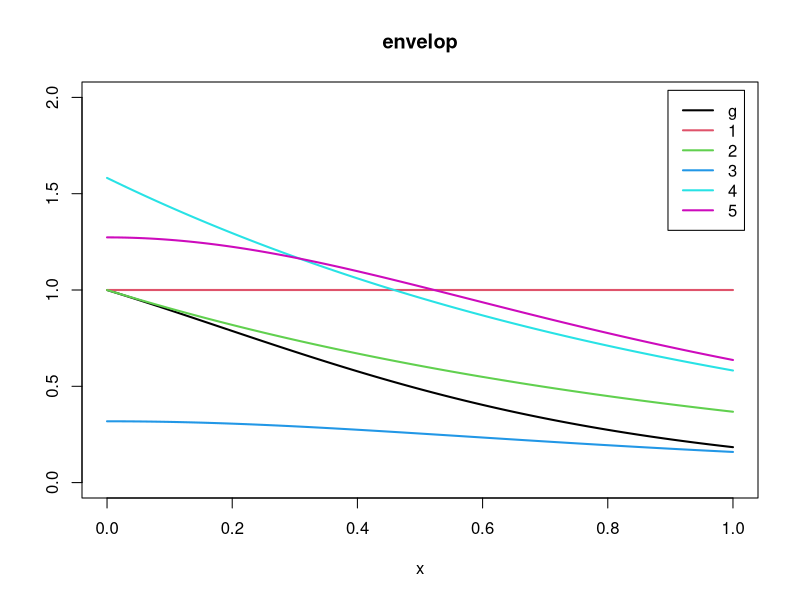
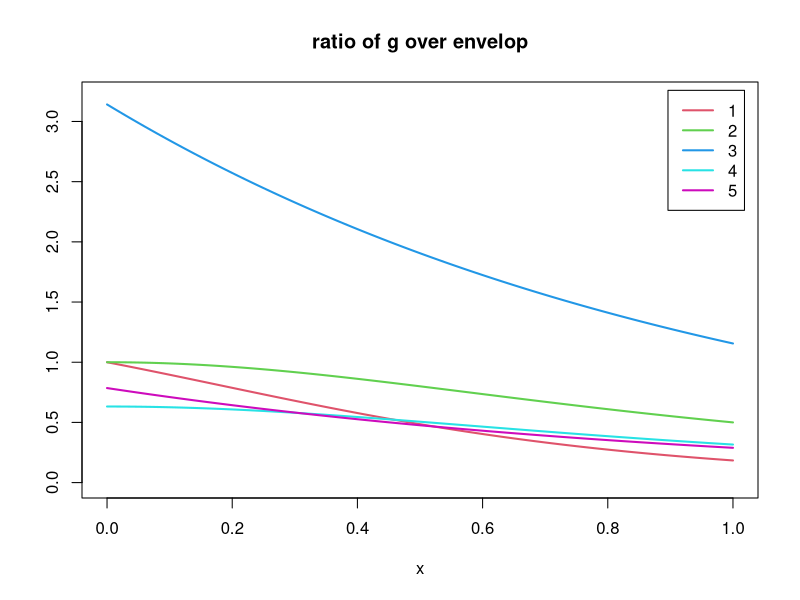

The R script that drew these images, in order:

### Example 5.10 (Choice of the importance function)
m <- 10000
theta.hat <- se <- numeric(5)
g <- function(x) {
    exp(-x - log(1+x^2)) * (x > 0) * (x < 1)
}

x <- runif(m)     #using f0
fg <- g(x)
theta.hat[1] <- mean(fg)
se[1] <- sd(fg)

x <- rexp(m, 1)   #using f1
fg <- g(x) / exp(-x)
theta.hat[2] <- mean(fg)
se[2] <- sd(fg)

x <- rcauchy(m)   #using f2
i <- c(which(x > 1), which(x < 0))
# x[i] <- 2  #to catch overflow errors in g(x)
fg <- g(x) / dcauchy(x)
theta.hat[3] <- mean(fg)
se[3] <- sd(fg)

u <- runif(m)     #f3, inverse transform method
x <- - log(1 - u * (1 - exp(-1)))
fg <- g(x) / (exp(-x) / (1 - exp(-1)))
theta.hat[4] <- mean(fg)
se[4] <- sd(fg)

u <- runif(m)    #f4, inverse transform method
x <- tan(pi * u / 4)
fg <- g(x) / (4 / ((1 + x^2) * pi))
theta.hat[5] <- mean(fg)
se[5] <- sd(fg)

round(rbind(theta.hat, se/sqrt(m)),digits=4)



### Plot importance functions in Figures 5.1(a) and 5.1.(b)
#par(ask = TRUE) #uncomment to pause between graphs

x <- seq(0, 1, .01)
w <- 2
f1 <- exp(-x)
f2 <- (1 / pi) / (1 + x^2)
f3 <- exp(-x) / (1 - exp(-1))
f4 <- 4 / ((1 + x^2) * pi)
g <- exp(-x) / (1 + x^2)

#for color change lty to col

#figure (a)
plot(x, g, type = "l", main = "envelop", ylab = "",
     ylim = c(0,2), lwd = w, col=1)
lines(x, g/g, col = 2, lwd = w)
lines(x, f1, col = 3, lwd = w)
lines(x, f2, col = 4, lwd = w)
lines(x, f3, col = 5, lwd = w)
lines(x, f4, col = 6, lwd = w)
legend("topright", legend = c("g", 1:5),
       col = 1:6, lwd = w, inset = 0.02)

#figure (b)
plot(x, g, type = "l", main = 'ratio of g over envelop', 
     ylab = "", ylim = c(0,3.2), lwd = w, col = 2)
lines(x, g/f1, col = 3, lwd = w)
lines(x, g/f2, col = 4, lwd = w)
lines(x, g/f3, col = 5, lwd = w)
lines(x, g/f4, col = 6, lwd = w)
legend("topright", legend = c(1:5),
       col = 2:6, lwd = w, inset = 0.02)


### Example 5.11 (Example 5.10, cont.)
set.seed(123)

M <- 20   #number of replicates
T2 <- numeric(4)
estimates <- matrix(0, 10, 2)

g <- function(x) {
    exp(-x - log(1+x^2)) * (x > 0) * (x < 1) }

for (i in 1:10) {
    estimates[i, 1] <- mean(g(runif(M)))
    T2[1] <- mean(g(runif(M/4, 0, .25)))
    T2[2] <- mean(g(runif(M/4, .25, .5)))
    T2[3] <- mean(g(runif(M/4, .5, .75)))
    T2[4] <- mean(g(runif(M/4, .75, 1)))
    estimates[i, 2] <- mean(T2)
}

estimates
apply(estimates, 2, mean)
my.var = apply(estimates, 2, var)
my.var
(my.var[1]-my.var[2])/my.var[1]

### Example 5.12 (Examples 5.10-5.11, cont.)

M <- 10000  #number of replicates
k <- 10     #number of strata
r <- M / k  #replicates per stratum
N <- 50     #number of times to repeat the estimation
T2 <- numeric(k)
estimates <- matrix(0, N, 2)

g <- function(x) {
    exp(-x - log(1+x^2)) * (x > 0) * (x < 1)
}

for (i in 1:N) {
    estimates[i, 1] <- mean(g(runif(M)))
    for (j in 1:k)
        T2[j] <- mean(g(runif(M/k, (j-1)/k, j/k)))
    estimates[i, 2] <- mean(T2)
}

apply(estimates, 2, mean)
apply(estimates, 2, var)

(var(estimates[,1])-var(estimates[,2]))/var(estimates[,1])
